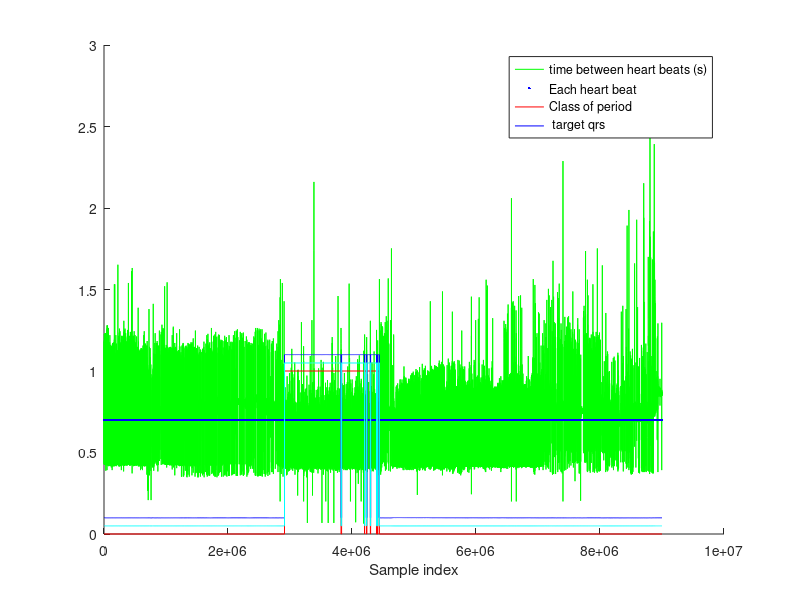

Here is the MATLAB script that generated this plot:
%% Heart beat investegation

clear


%% Load signal
load SIGNALS
s = SIGNALS{2};

%% Set up time 
figure
hold on
plot(s.qrs(1:end-1),s.rr,'g')
plot(s.qrs,0.7*ones(length(s.qrs),1),'b.');
stairs(s.afBounds(:,1),s.afBounds(:,2),'r');
stairs(s.qrs,s.targetsQRS+0.1,'b');
stairs(s.qrs(1:end-1),s.targetsRR+0.05,'c');
xlabel('Sample index');
legend('time between heart beats (s)', 'Each heart beat','Class of period',...
        ' target qrs')


